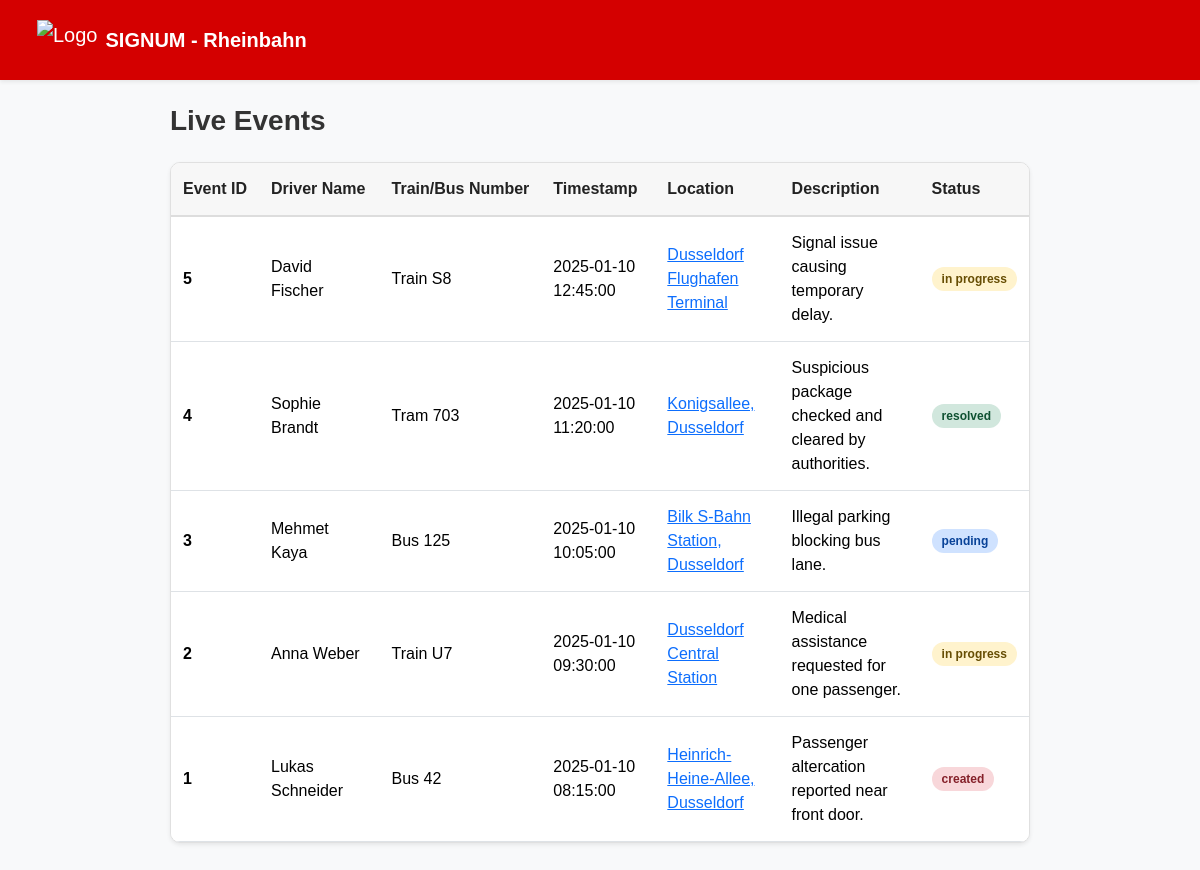
The page / on the database its author committed.
### app/models.py (models this page shows, shortened)
class Event(Base):
    __tablename__ = "events"
    id = Column(Integer, primary_key=True, index=True)
    train_bus_number = Column("vehicle_number", String, nullable=False)
    timestamp = Column("created_at", DateTime, default=lambda: datetime.now(timezone.utc))
    driver_name = Column(String(120), nullable=False, default="Unknown Driver")
    location = Column(String(255), nullable=False, default="Unknown Location")
    description = Column(Text, nullable=True, default="No description available.")
    status = Column(String(30), nullable=False, default="created")

### app/main.py (the view)
@app.get("/", response_class=HTMLResponse)
def index(request: Request, db: Session = Depends(get_db)) -> HTMLResponse:
    departments = db.scalars(
        select(models.PoliceDepartment).order_by(models.PoliceDepartment.postal_code_start.asc())
    ).all()
    events = db.scalars(select(models.Event).order_by(models.Event.timestamp.desc())).all()
    return templates.TemplateResponse(
        request=request,
        name="index.html",
        context={
            "departments": departments,
            "sample_incidents": SAMPLE_TEST_INCIDENTS,
            "events": events
        },
    )

### app/templates/index.html (shortened to what this page needs)
<!DOCTYPE html>
<html lang="en">
<head>
    <link
        href="https://cdn.jsdelivr.net/npm/bootstrap@5.3.2/dist/css/bootstrap.min.css"
        rel="stylesheet"
    >
    <link rel="stylesheet" href="/static/css/styles.css">
</head>
<body class="bg-light">
<nav class="navbar navbar-expand-lg navbar-dark rheinbahn-red shadow-sm">
    <div class="container-fluid">
        <a class="navbar-brand d-flex align-items-center" href="#">
            <img src="/static/img/rheinbahn_logo.png" alt="Logo" class="logo me-2">
            <span class="fw-bold">SIGNUM - Rheinbahn</span>
        </a>
    </div>
</nav>
<div class="container mt-4">
    <h3 class="mb-4 fw-bold">Live Events</h3>
    {% if events and events|length > 0 %}
        <div class="events-table-wrap shadow-sm">
            <table class="table mb-0 events-table">
                <thead>
                    <tr>
                        <th scope="col">Event ID</th>
                        <th scope="col">Driver Name</th>
                        <th scope="col">Train/Bus Number</th>
                        <th scope="col">Timestamp</th>
                        <th scope="col">Location</th>
                        <th scope="col">Description</th>
                        <th scope="col">Status</th>
                    </tr>
                </thead>
                <tbody>
                    {% for inc in events %}
                    <tr class="event-row" data-href="/event/{{ inc.id }}" tabindex="0" role="link">
                        <td class="fw-semibold">{{ inc.event_id }}</td>
                        <td>{{ inc.driver_name }}</td>
                        <td>{{ inc.train_bus_number }}</td>
                        <td>{{ inc.timestamp }}</td>
                        <td>
                            <a
                                href="{{ inc.google_maps_url }}"
                                target="_blank"
                                rel="noopener noreferrer"
                                class="location-link"
                                onclick="event.stopPropagation();"
                            >
                                {{ inc.location }}
                            </a>
                        </td>
                        <td>{{ inc.description }}</td>
                        <td>
                            <span class="badge status-badge status-{{ inc.status|lower|replace(' ', '-') }}">
                                {{ inc.status }}
                            </span>
                        </td>
                    </tr>
                    {% endfor %}
                </tbody>
            </table>
        </div>
    {% else %}
        <div class="alert alert-secondary text-center">
            No Events reported at the moment.
        </div>
    {% endif %}
</div>
</body>
</html>

### app/static/css/styles.css (style rules this page uses)
body { margin: 0; font-family: Arial, sans-serif; background: #f4f4f4; color: #333; }
.navbar { background: #d40000; padding: 15px 25px; display: flex; align-items: center; color: white; }
.logo { height: 40px; margin-right: 15px; }
.container { max-width: 900px; margin: 30px auto; padding: 0 20px; }
.status-resolved { background: #4caf50; }
.events-table-wrap { background: #fff; border-radius: 10px; overflow: hidden; border: 1px solid #e0e0e0; }
.events-table thead th { background: #f7f7f7; font-weight: 700; color: #222; border-bottom: 2px solid #dddddd; white-space: nowrap; }
.events-table td, .events-table th { padding: 14px 12px; vertical-align: middle; }
.event-row { cursor: pointer; transition: background-color 0.15s ease-in-out; }
.status-badge { font-size: 12px; padding: 6px 10px; border-radius: 999px; font-weight: 600; }
.location-link { color: #0d6efd; text-decoration: underline; }
.status-created { background: #f8d7da; color: #842029; }
.status-in-progress { background: #fff3cd; color: #664d03; }
.status-resolved { background: #d1e7dd; color: #0f5132; }
.status-pending { background: #cfe2ff; color: #084298; }

### rows shown on the page
Event: event_id "5", driver_name "David Fischer", train_bus_number "Train S8", timestamp "2025-01-10 12:45:00", location "Dusseldorf Flughafen Terminal", description "Signal issue causing temporary delay.", status "in progress"
Event: event_id "4", driver_name "Sophie Brandt", train_bus_number "Tram 703", timestamp "2025-01-10 11:20:00", location "Konigsallee, Dusseldorf", description "Suspicious package checked and cleared by authorities.", status "resolved"
Event: event_id "3", driver_name "Mehmet Kaya", train_bus_number "Bus 125", timestamp "2025-01-10 10:05:00", location "Bilk S-Bahn Station, Dusseldorf", description "Illegal parking blocking bus lane.", status "pending"
Event: event_id "2", driver_name "Anna Weber", train_bus_number "Train U7", timestamp "2025-01-10 09:30:00", location "Dusseldorf Central Station", description "Medical assistance requested for one passenger.", status "in progress"
Event: event_id "1", driver_name "Lukas Schneider", train_bus_number "Bus 42", timestamp "2025-01-10 08:15:00", location "Heinrich-Heine-Allee, Dusseldorf", description "Passenger altercation reported near front door.", status "created"
